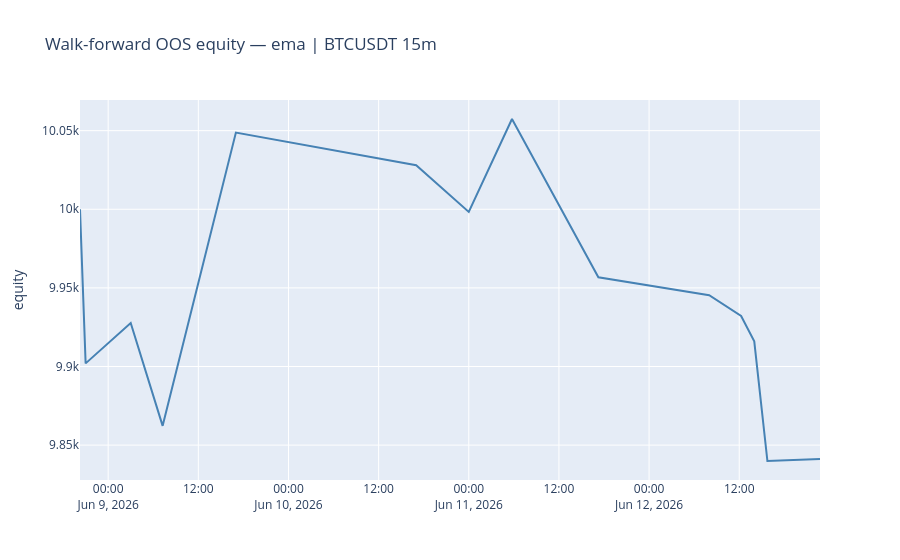

Here is the notebook cell this chart was saved with:
### Code cell
# Out-of-sample equity curve: the stitched test windows compounded.
# The equity path you'd have lived through re-tuning periodically on only past data.

eq = wf.equity_curve(initial=TRADING_CONFIG.initial_equity)
(px.line(eq, labels={"value": "equity", "index": ""}, color_discrete_sequence=["steelblue"],
         title=f"Walk-forward OOS equity — {strategy.name} | {SYMBOL} {INTERVAL}m")
 .update_layout(showlegend=False)
 .update_traces(hovertemplate="%{x}<br>%{y:,.2f}<extra></extra>",
                hoverlabel=dict(bgcolor="steelblue", font_color="white"))
 .show())

### Figure 1 — Plotly figure (JSON) as saved in the notebook; plotly's stock layout.template omitted (floating-point values rounded to 4 significant figures)
{"data": [{"hoverlabel": {"bgcolor": "steelblue", "font": {"color": "white"}}, "hovertemplate": "%{x}<br>%{y:,.2f}<extra></extra>", "legendgroup": "equity", "line": {"color": "steelblue", "dash": "solid"}, "marker": {"symbol": "circle"}, "mode": "lines", "name": "equity", "orientation": "v", "showlegend": true, "type": "scatter", "x": ["2026-06-08T20:15:00+00:00", "2026-06-08T21:00:00+00:00", "2026-06-09T03:00:00+00:00", "2026-06-09T07:15:00+00:00", "2026-06-09T17:00:00+00:00", "2026-06-10T17:00:00+00:00", "2026-06-11T00:00:00+00:00", "2026-06-11T05:45:00+00:00", "2026-06-11T17:15:00+00:00", "2026-06-12T08:00:00+00:00", "2026-06-12T12:15:00+00:00", "2026-06-12T14:00:00+00:00", "2026-06-12T15:45:00+00:00", "2026-06-12T22:45:00+00:00"], "xaxis": "x", "y": [10000, 9902.0, 9928.0, 9862.0, 10050.0, 10030.0, 9998.0, 10060.0, 9957.0, 9945.0, 9932.0, 9916.0, 9840.0, 9841.0], "yaxis": "y"}], "layout": {"legend": {"title": {"text": "variable"}, "tracegroupgap": 0}, "showlegend": false, "title": {"text": "Walk-forward OOS equity — ema | BTCUSDT 15m"}, "xaxis": {"anchor": "y", "domain": [0, 1], "title": {"text": ""}}, "yaxis": {"anchor": "x", "domain": [0, 1], "title": {"text": "equity"}}}}
